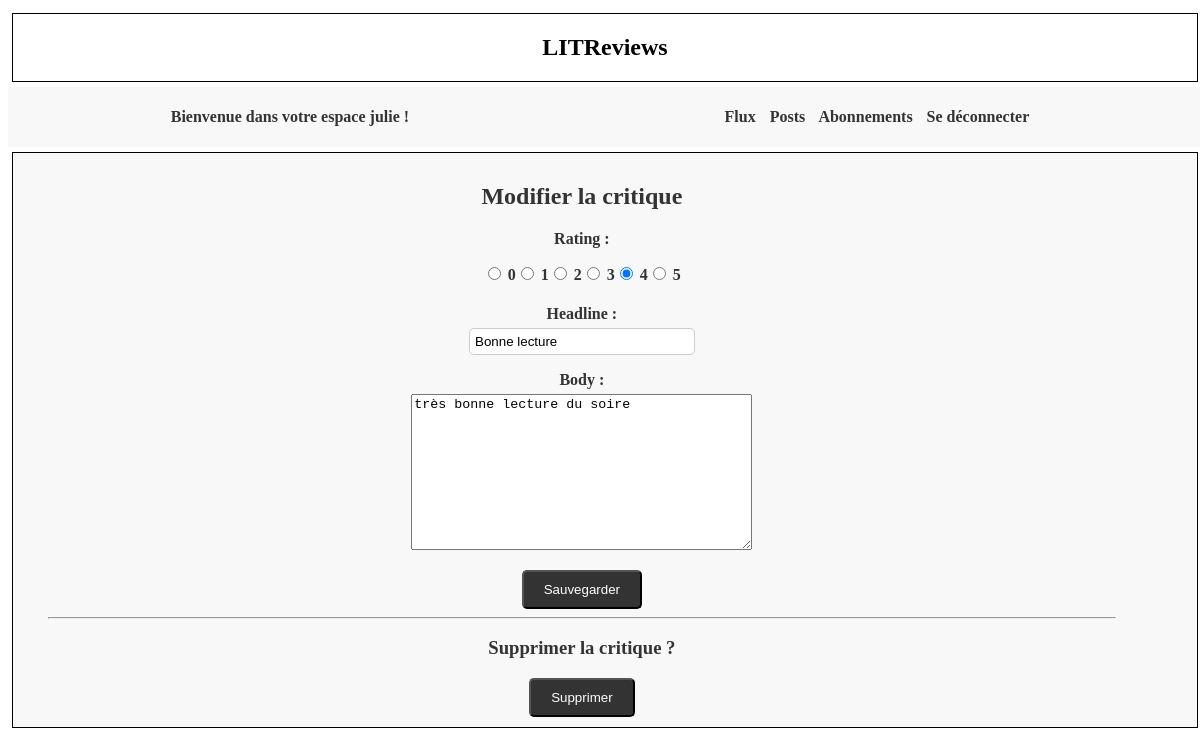
Page /1/editreview/ (signed in) on the committed database.
### authentication/models.py (models this page shows, shortened)
class User(AbstractUser):
    AUTHOR = "AUTHOR"
    FOLLOWER = "FOLLOWER"
    ROLE_CHOICES = (
        (AUTHOR, "Auteur"),
        (FOLLOWER, "Abonné"),
    )
    profile_photo = models.ImageField(verbose_name="Image de profil")
    role = models.CharField(max_length=30,
                            choices=ROLE_CHOICES, verbose_name="Rôle")

### flux/models.py (models this page shows)
class Review(models.Model):
    ticket = models.ForeignKey(to=Ticket, on_delete=models.CASCADE)
    rating = models.PositiveSmallIntegerField(
        validators=[MinValueValidator(0), MaxValueValidator(5)]
    )
    user = models.ForeignKey(to=settings.AUTH_USER_MODEL,
                             on_delete=models.CASCADE)
    headline = models.CharField(max_length=128)
    body = models.TextField(max_length=8192, blank=True)
    time_created = models.DateTimeField(auto_now_add=True)
    objects = models.Manager()  # Ajout du gestionnaire d'objets par défaut

### flux/views.py (the view, shortened to what this page needs)
# urls.py: path("<int:review_id>/editreview/", edit_review, name="edit_review"),
@login_required
def edit_review(request, review_id):
    review = get_object_or_404(Review, id=review_id)
    edit_form = ReviewForm(instance=review)
    delete_form = DeleteReviewForm()
    context = {
        "edit_form": edit_form,
        "delete_form": delete_form,
    }
    return render(request, "flux/edit_review.html",
                  context=context)

### flux/forms.py
class ReviewForm(forms.ModelForm):
    CHOICES = [(0, "0"), (1, "1"), (2, "2"), (3, "3"), (4, "4"), (5, "5")]
    rating = forms.ChoiceField(choices=CHOICES, widget=forms.RadioSelect)
    class Meta:
        model = Review
        fields = ["rating", "headline", "body"]

class DeleteReviewForm(forms.Form):
    delete_review = forms.BooleanField(widget=forms.HiddenInput, initial=True)

### flux/templates/flux/edit_review.html (shortened to what this page needs)
{% extends 'base.html' %}
{% load static %}
{% block content %}
    <link rel="stylesheet" href="{% static 'style.css' %}">
    <div class="content">
        <h2>Modifier la critique</h2>
        <form method="post" enctype="multipart/form-data">
            <div class="form-group">
                {{ edit_form.as_p }}
            </div>
            <button class="button" type="submit">Sauvegarder</button>
        </form>
        <hr>
        <h3>Supprimer la critique ?</h3>
        <form method="post" enctype="multipart/form-data">
            <button class="button" type="submit">Supprimer</button>
        </form>
    </div>
{% endblock content %}

### litreviews/templates/base.html (shortened to what this page needs)
{% load static %}
<!DOCTYPE html>
<html lang="fr">
<head>
    <link rel="stylesheet" href="{% static 'style.css' %}">
</head>
<body>
    <section>
    <div class="border">
        <h1>LITReviews</h1>
    </div>
    </section>
    {%  if user.is_authenticated %}
    <nav class="header">
        <p>Bienvenue dans votre espace {{ request.user }} !</p>
        <p>
            <a href="{% url 'flux' %}">Flux</a>
            <a href="{% url 'posts' %}">Posts</a>
            <a href="{% url 'follow_users' %}">Abonnements</a>
            <a href="{% url 'logout' %}">Se déconnecter</a>
        </p>
    </nav>
    {% endif %}
    <section>
    <div class="border header">
        <div class="content">
        {% block content %}{% endblock content %}
        </div>
    </div>
    </section>
</body>
</html>

### litreviews/static/style.css (style rules this page uses)
body { box-sizing: border-box; background-color: white; color: black; }
section { display: flex; flex-direction: column; align-items: center; justify-content: center; box-sizing: content-box; width: 100%; padding: 5px; text-align: center; }
nav { display: flex; justify-content: flex-end; width: 100%; padding: 5px; text-align: justify; background-color: #f8f8f8; color: #333; font-weight: bold; }
nav a { margin-right: 10px; color: #333; text-decoration: none; }
div { align-items: left; justify-content: left; }
.border { border: solid 1px #000000; background-color: #ffffff; width: 100%; }
.header { display: flex; justify-content: space-around; background-color: #f8f8f8; color: #333; font-weight: bold; }
.content { width: 95%; padding: 5px; }
#id_rating { display: flex; flex-direction: row; justify-content: center; }
.button { display: inline-block; padding: 10px 20px; background-color: #333; color: #fff; text-decoration: none; border-radius: 5px; transition: background-color 0.3s ease; }
.form-group { margin-bottom: 10px; }
.form-group label { display: block; font-weight: bold; margin-bottom: 5px; }
.form-group input[type="text"], .form-group input[type="password"] { padding: 5px; width: 20%; margin: 0 auto; border: 1px solid #ccc; border-radius: 5px; }

### rows in the picture
User: user "julie"
Review: rating "☐ 0 ☐ 1 ☐ 2 ☐ 3 ☑ 4 ☐ 5", headline "Bonne lecture", body "très bonne lecture du soire"
